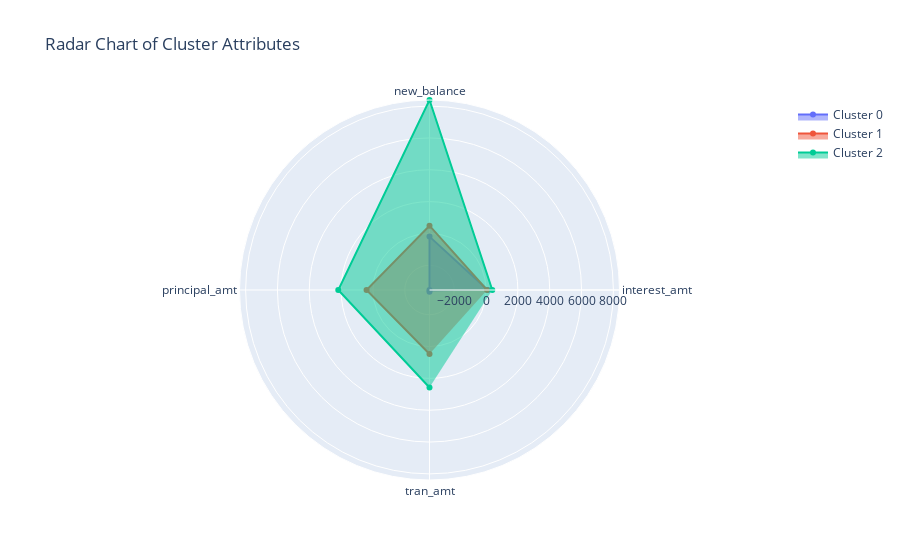

Notebook cell for this chart:
### Code cell
import plotly.graph_objects as go
import plotly.express as px

# Define the categories and their labels for the radar chart
categories = transactions.columns[15:19].tolist()

fig = go.Figure()

for i in h_mean_data.index:
    df = h_mean_data.loc[i][categories]
    values = df.values.tolist()
    fig.add_trace(go.Scatterpolar(
      r=values,
      theta=categories,
      fill='toself',
      name = f"Cluster {i}"
    ))

fig.update_layout(
  polar=dict(
    radialaxis=dict(
      visible=True,
      range=[h_mean_data[categories].values.min(), h_mean_data[categories].values.max()]
    )),
  showlegend=True,
  title='Radar Chart of Cluster Attributes'
)

fig.show()

### Figure 1 — Plotly figure (JSON) as saved in the notebook; plotly's stock layout.template omitted (floating-point values rounded to 4 significant figures)
{"data": [{"fill": "toself", "name": "Cluster 0", "r": [106.3, -200.0, -3554.0, -3448.0], "theta": ["interest_amt", "new_balance", "principal_amt", "tran_amt"], "type": "scatterpolar"}, {"fill": "toself", "name": "Cluster 1", "r": [62.47, 486.7, 401.9, 464.2], "theta": ["interest_amt", "new_balance", "principal_amt", "tran_amt"], "type": "scatterpolar"}, {"fill": "toself", "name": "Cluster 2", "r": [391.6, 8385.0, 2179.0, 2570.0], "theta": ["interest_amt", "new_balance", "principal_amt", "tran_amt"], "type": "scatterpolar"}], "layout": {"polar": {"radialaxis": {"range": [-3554.0, 8385.0], "visible": true}}, "showlegend": true, "title": {"text": "Radar Chart of Cluster Attributes"}}}
